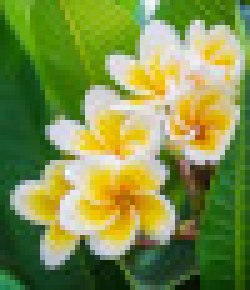
#> input picture slides/02.sampling_transformasi_fourier_dan_konvolusi/dataset/flower_bali_58x50.jpg, 50 x 58 px (shown 5 times larger)
$ python 01.upsampling.py
#> lines starting #> are read from the running program, lines starting #| are printed output that depends on the picture
from PIL import Image
import matplotlib.pylab as plt

im = Image.open("../dataset/flower_bali_58x50.jpg")
#> im is the input picture: PIL image 50x58 RGB; mean R, G, B 127, 145.4, 73.1
im1 = im.resize((im.width*5, im.height*5), Image.NEAREST) #upsampling
im2 = im.resize((im.width*5, im.height*5), Image.BILINEAR)
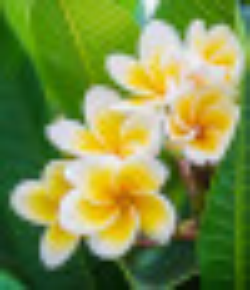
#> im2: PIL image 250x290 RGB; mean R, G, B 127, 145.4, 73.1

plt.subplot(131)
plt.imshow(im)
plt.title('Citra asli')
plt.subplot(132)
plt.imshow(im1)
plt.title('Citra upsampling nearest')
plt.subplot(133)
plt.imshow(im2)
plt.title('Citra upsampling bilinear')
plt.show()
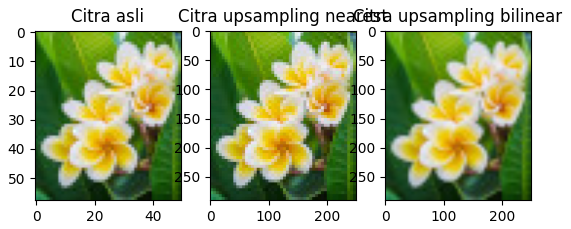
#> figure drawn by matplotlib, 3 panels
